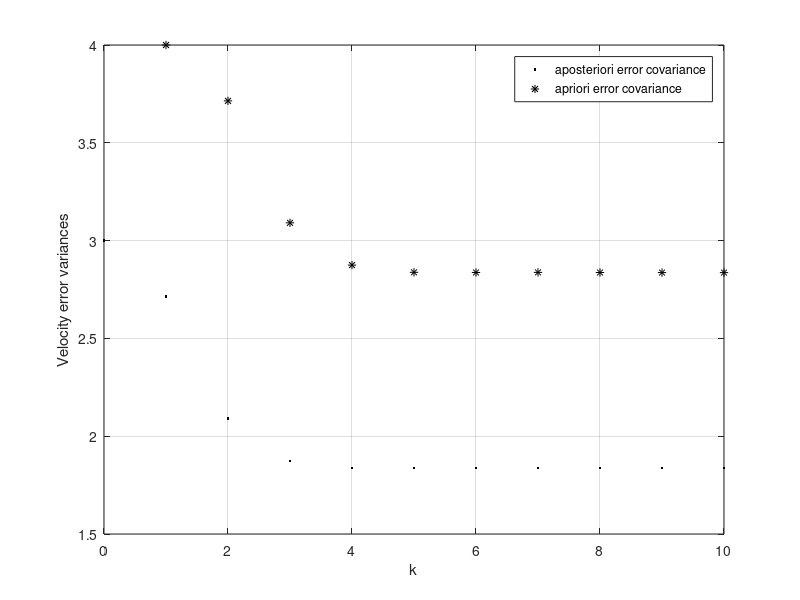

This chart was generated by the following MATLAB code:
% Example 2.3-1
% Program to plot the apriori and aposteriori error covariance
x=[0;10]; p=[2 0 ; 0 3]; % Initialization
A=[1 1 ; 0 1]; G=[0;1]; Q=1; R=2; H=[1 0];
p22(1,1)=p(2,2);
for i=1:10
    pm=A*p*A'+G*Q*G';
    pm22(i+1,:)=pm(2,2); % apriori error covariance p(2,2) for velocity s
    p=inv(inv(pm)+H'*inv(R)*H);
    p22(i+1,:)=p(2,2); % apostiriori error covariance p(2,2) for velocity s
end
plot([0:10],p22,'k.',[1:10],pm22([2:11]),'k*'); % Plotting
grid on; legend('aposteriori error covariance','apriori error covariance');
xlabel('k'); ylabel('Velocity error variances');
